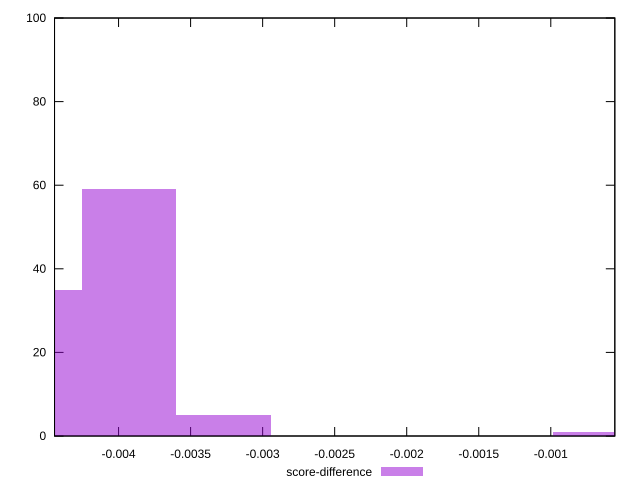

This chart was generated by the following gnuplot code:
reset

$scoreDifference <<EOF
-0.004580523048773249 35
-0.003926162613234213 59
-0.0006543604355390355 1
-0.0032718021776951775 5
EOF

set key outside below
set boxwidth 0.0006543604355390355
set xrange [-0.004444444444444362:-0.0005555555555555314]
set yrange [0:100]
set trange [0:100]
set style fill transparent solid 0.5 noborder
set terminal svg size 640, 490 enhanced background rgb 'white'
set output "report_00008_2021-01-22T20:58:29.167/uses-rel-preload/samples/pages+cached+noexternal+nosvg/score-difference/histogram.svg"

plot $scoreDifference title "score-difference" with boxes

reset
